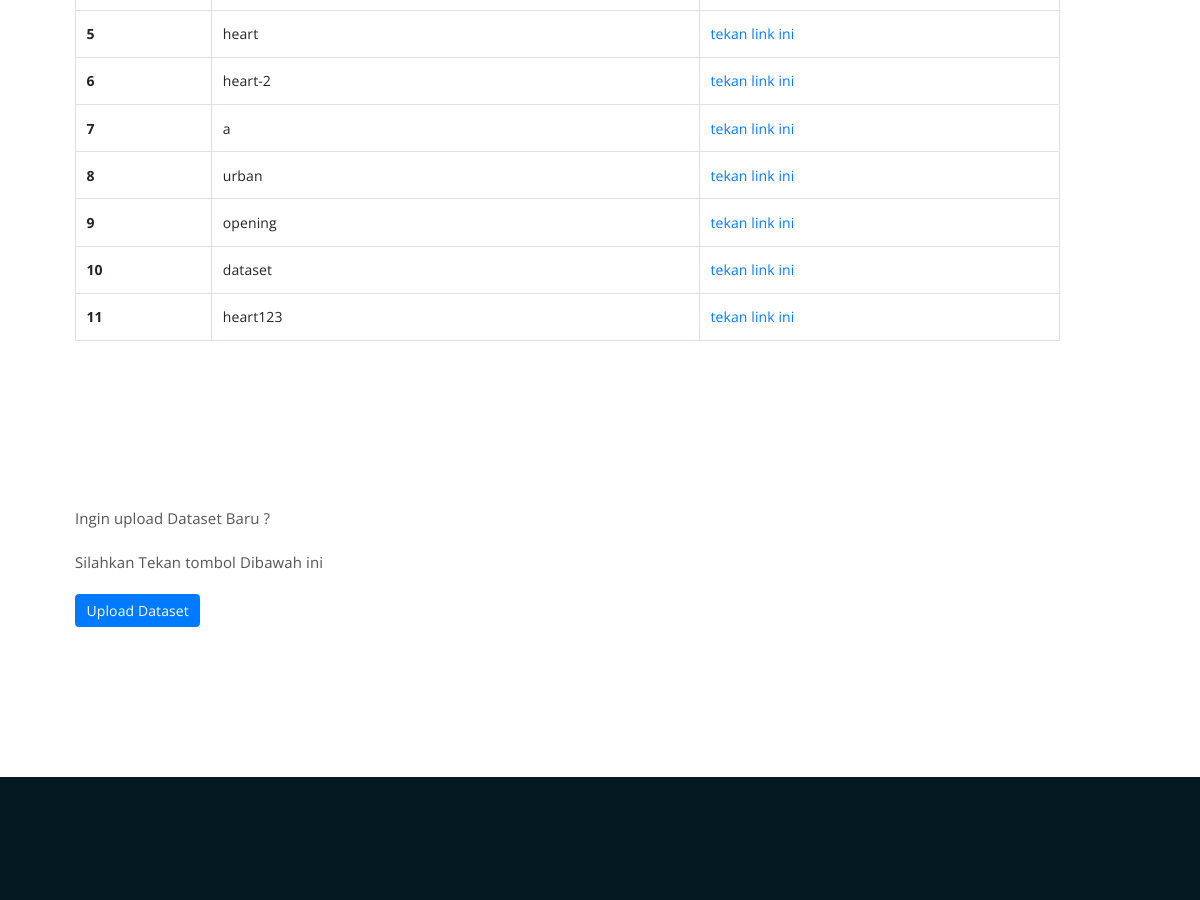
The app's page /daftar_dataset/ (middle part), older data.
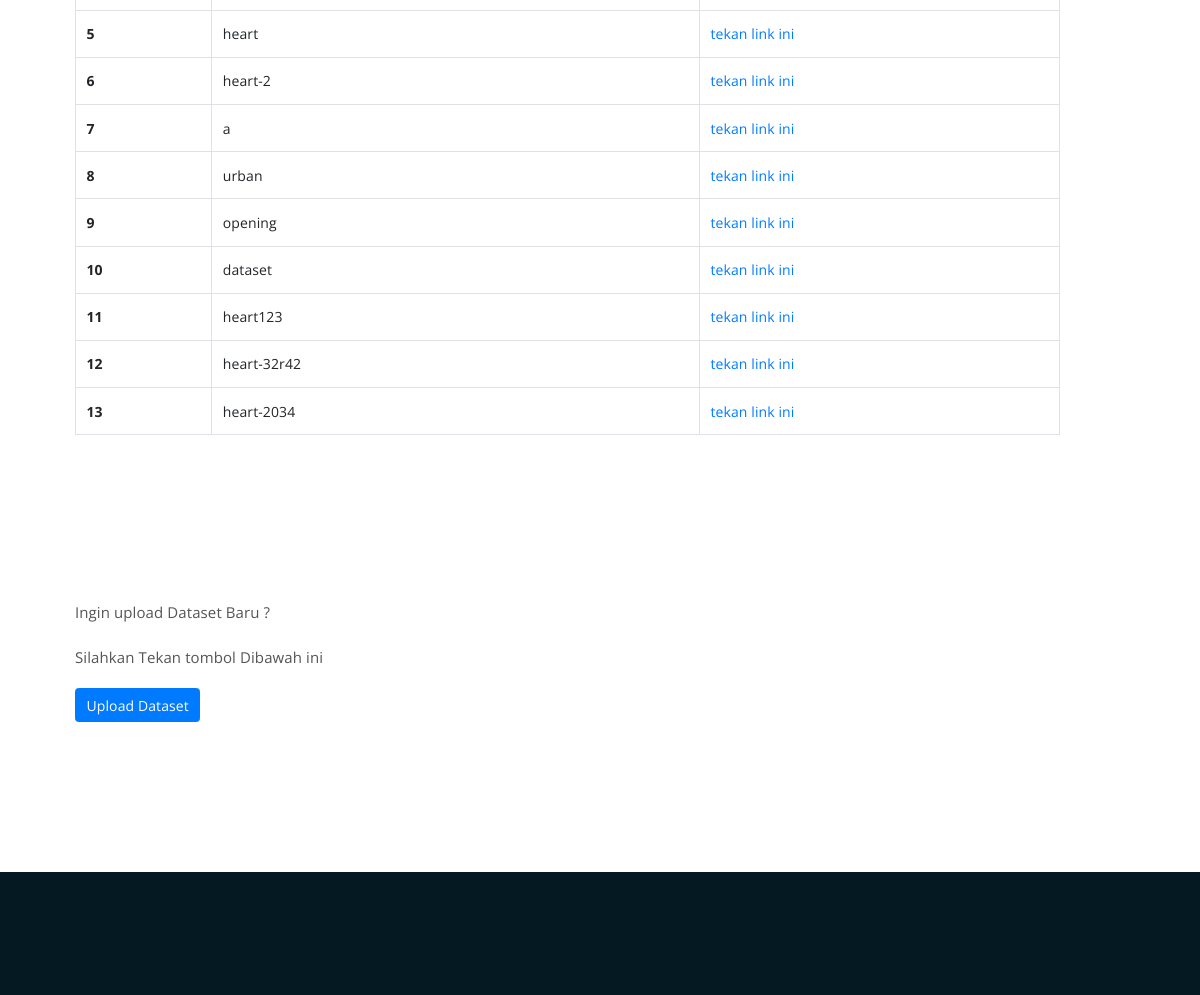
The same page, newer data.
### uploads/models.py (models this page shows)
class Dataset(models.Model):
    title = models.CharField(max_length=50, unique=True)
    file = models.FileField(upload_to='datasets/')

### home/views.py (the view)
# urls.py: path('daftar_dataset/', views.list_dataset, name='list_dataset'),
def list_dataset(request):
    context = {}
    dataset = Dataset.objects.all()
    context['datasets'] = dataset
    return render(request, 'home/listDataset.html', context)

### home/templates/home/listDataset.html (shortened to what this page needs)
{% extends 'master.html' %}
{% load static %}
{% block content %}
    <div class="single-product mt-150 mb-150">
      <div class="container">
        <div class="row">
          <div class="col-md-11">
            <div class="single-product-content">
                <div class="table-responsive">
                    <table class="table table-bordered">
                    <tbody>
                        {% for dataset in datasets %}
                        <tr>
                            <th scope="row">{{ forloop.counter }}</th>
                            <td>{{ dataset.title }}</td>
                            <td><a href="{% url 'classifier:model' dataset_id=dataset.id %}">tekan link ini</a></td>
                        </tr>
                        {% endfor %}
                    </tbody>
                    </table>
                </div>
            </div>
          </div>
        </div>
      </div>
    </div>
    <div class="single-product mt-150 mb-150">
      <div class="container">
        <div class="row">
          <div class="col-md-11">
            <div class="single-product-content">
                <p> Ingin upload Dataset Baru ?</p>
                <p>Silahkan Tekan tombol Dibawah ini</p>
                <a href="{% url 'uploads:index' %}" class="btn btn-primary">Upload Dataset</a>
            </div>
          </div>
        </div>
      </div>
    </div>
{% endblock %}

Row changes from the older to the newer data that the page shows:
added Dataset: title "heart-32r42"
added Dataset: title "heart-2034"
